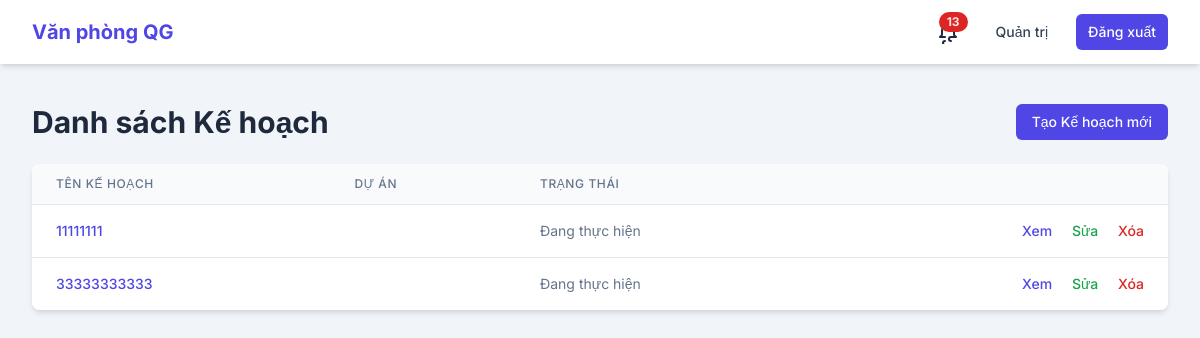
/kehoach/ (signed in), run on the app's committed database.
### core/models.py (models this page shows, shortened)
class KeHoach(models.Model):
    class TrangThai(models.TextChoices):
        CHUA_BAT_DAU = 'CHUA_BAT_DAU', _('Chưa bắt đầu')
        DANG_THUC_HIEN = 'DANG_THUC_HIEN', _('Đang thực hiện')
        HOAN_THANH = 'HOAN_THANH', _('Hoàn thành')
        BI_TRE = 'BI_TRE', _('Bị trễ')
        DA_DUYET = 'DA_DUYET', _('Đã duyệt')
    ten_ke_hoach = models.CharField(max_length=255, verbose_name=_('Tên kế hoạch'))
    muc_tieu = models.TextField(verbose_name=_('Mục tiêu'))
    trang_thai = models.CharField(max_length=50, choices=TrangThai.choices, default=TrangThai.CHUA_BAT_DAU, verbose_name=_('Trạng thái'))
    thoi_gian_bat_dau = models.DateTimeField(verbose_name=_('Thời gian bắt đầu'))
    thoi_gian_ket_thuc = models.DateTimeField(verbose_name=_('Thời gian kết thúc'))
    id_du_an = models.ForeignKey(HoSoCongViec, on_delete=models.CASCADE, related_name='ke_hoach', verbose_name=_('Hồ sơ công việc'))
    id_don_vi_thuc_hien = models.ForeignKey(PhongBan, on_delete=models.SET_NULL, null=True, verbose_name=_('Đơn vị thực hiện'))
    id_nguoi_phu_trach = models.ForeignKey(settings.AUTH_USER_MODEL, on_delete=models.SET_NULL, null=True, related_name='ke_hoach_phu_trach', verbose_name=_('Người phụ trách'))

### core/views.py (the view)
# urls.py: path('kehoach/', views.KeHoachListView.as_view(), name='kehoach-list'),
class KeHoachListView(LoginRequiredMixin, ListView):
    model = KeHoach
    template_name = 'core/kehoach_list.html'
    def get_queryset(self):
        user = self.request.user
        if user.is_superuser or user.role == CustomUser.Role.LANH_DAO_CO_QUAN:
            return KeHoach.objects.all()
        elif user.role == CustomUser.Role.LANH_DAO_VAN_PHONG:
            if user.phong_ban and user.phong_ban.co_quan:
                return KeHoach.objects.filter(id_don_vi_thuc_hien__co_quan=user.phong_ban.co_quan)
            else:
                return KeHoach.objects.none()
        elif user.role == CustomUser.Role.LANH_DAO_PHONG:
            if user.phong_ban:
                return KeHoach.objects.filter(id_don_vi_thuc_hien=user.phong_ban)
            else:
                return KeHoach.objects.none()
        elif user.role == CustomUser.Role.CHUYEN_VIEN_VAN_PHONG or user.role == CustomUser.Role.CHUYEN_VIEN_PHONG:
            return KeHoach.objects.filter(id_nguoi_phu_trach=user) | KeHoach.objects.filter(id_don_vi_thuc_hien=user.phong_ban)
        else:
            return KeHoach.objects.none()

### core/templates/core/kehoach_list.html (shortened to what this page needs)
{% extends 'core/base.html' %}
{% block content %}
    <div class="flex justify-between items-center mb-6">
        <h1 class="text-3xl font-bold text-slate-800">Danh sách Kế hoạch</h1>
        <a href="{% url 'kehoach-create' %}" class="px-4 py-2 rounded-md text-sm font-medium text-white bg-indigo-600 hover:bg-indigo-700 transition-colors">Tạo Kế hoạch mới</a>
    </div>
    <div class="bg-white shadow-md rounded-lg overflow-hidden">
        <table class="min-w-full divide-y divide-slate-200">
            <thead class="bg-slate-50">
                <tr>
                    <th scope="col" class="px-6 py-3 text-left text-xs font-medium text-slate-500 uppercase tracking-wider">Tên Kế hoạch</th>
                    <th scope="col" class="px-6 py-3 text-left text-xs font-medium text-slate-500 uppercase tracking-wider">Dự án</th>
                    <th scope="col" class="px-6 py-3 text-left text-xs font-medium text-slate-500 uppercase tracking-wider">Trạng thái</th>
                    <th scope="col" class="relative px-6 py-3">
                    </th>
                </tr>
            </thead>
            <tbody class="bg-white divide-y divide-slate-200">
                {% for kehoach in kehoach_list %}
                    <tr class="hover:bg-slate-50 transition-colors">
                        <td class="px-6 py-4 whitespace-nowrap text-sm font-medium text-slate-900"><a href="{% url 'kehoach-detail' kehoach.pk %}" class="text-indigo-600 hover:text-indigo-900">{{ kehoach.ten_ke_hoach }}</a></td>
                        <td class="px-6 py-4 whitespace-nowrap text-sm text-slate-500">{{ kehoach.id_du_an.ten_du_an }}</td>
                        <td class="px-6 py-4 whitespace-nowrap text-sm text-slate-500">{{ kehoach.get_trang_thai_display }}</td>
                        <td class="px-6 py-4 whitespace-nowrap text-right text-sm font-medium space-x-4">
                            <a href="{% url 'kehoach-detail' kehoach.pk %}" class="text-indigo-600 hover:text-indigo-900">Xem</a>
                            <a href="{% url 'kehoach-update' kehoach.pk %}" class="text-green-600 hover:text-green-900">Sửa</a>
                            <a href="{% url 'kehoach-delete' kehoach.pk %}" class="text-red-600 hover:text-red-900">Xóa</a>
                        </td>
                    </tr>
                {% empty %}
                    <tr>
                        <td colspan="4" class="px-6 py-4 whitespace-nowrap text-center text-sm text-slate-500">Không có kế hoạch nào.</td>
                    </tr>
                {% endfor %}
            </tbody>
        </table>
    </div>
{% endblock %}

### core/templates/core/base.html (style rules this page uses)
body { font-family: 'Inter', sans-serif; }

### data on the page
KeHoach: ten_ke_hoach "11111111", trang_thai "Đang thực hiện"
KeHoach: ten_ke_hoach "33333333333", trang_thai "Đang thực hiện"
